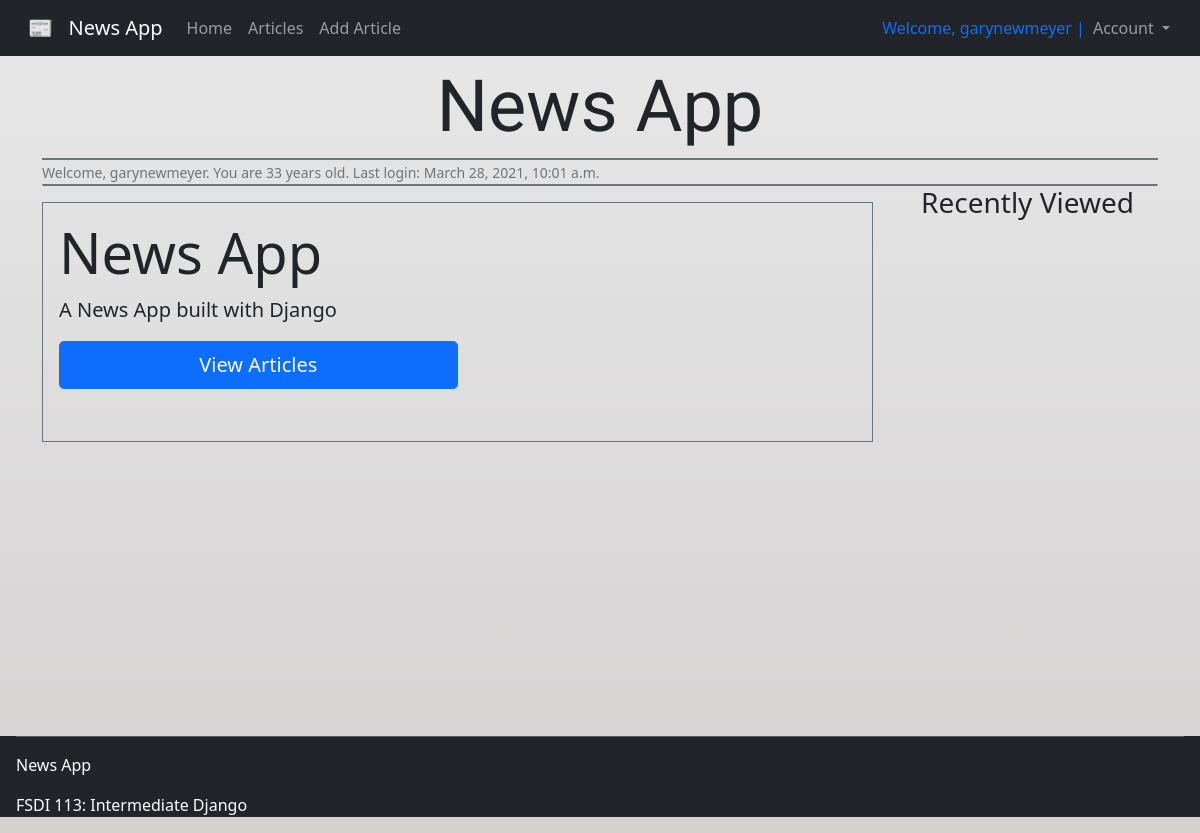
Before: / (signed in) with the older database file.
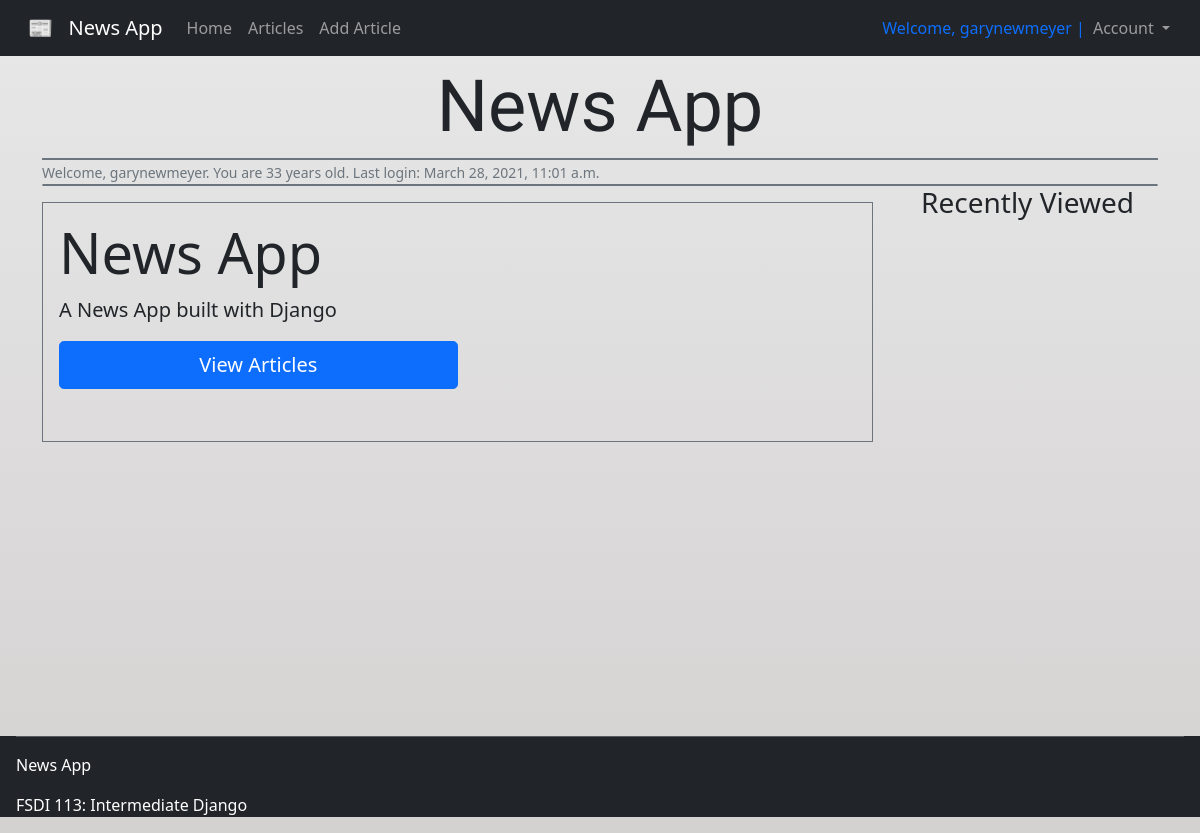
After: the same page with the newer database file.
### accounts/models.py (models this page shows)
class CustomUser(AbstractUser):
    age = models.PositiveIntegerField(null=True, blank=True)

### pages/views.py (the view)
# urls.py: path('', HomePageView.as_view(), name='home'),
class HomePageView(TemplateView):
    template_name = 'home.html'

### templates/home.html (shortened to what this page needs)
{% extends "base.html" %}
{% block content %}
<div class="container pt-3">
    <h1 class="display-2 mt-5 text-center g-font">News App</h1>
    <div class="divider bg-primary border border-secondary"></div>
    {% if user.is_authenticated %}
    <div>
        <small class="text-muted">Welcome, {{user.username}}. You are {{user.age}} years old. Last login: {{user.last_login}}</small>
    </div>
    <div class="all-pages border border-secondary rounded"></div>
    <div class="row">
        <div class="col-9">
            <div class="jumbotron jumbotron-fluid border border-secondary mt-3 p-3">
                <h1 class="display-4">News App</h1>
                <p class="lead">A News App built with Django</p>
                <p class="lead"><a href="{% url 'all_articles' %}" class="btn btn-lg btn-primary w-50">View Articles</a></p>
            </div>
        </div>
        <div class="col text-center">
            <h3>Recently Viewed</h3>
        </div>
    </div>
    {% endif %}
</div>
{% endblock content %}

### templates/base.html (shortened to what this page needs)
<!DOCTYPE html>
<html lang="en">
<head>
    {% load static %}
    <link rel="stylesheet" href="{% static '/css/styles.css' %}">
    <link href="https://cdn.jsdelivr.net/npm/bootstrap@5.0.0-beta3/dist/css/bootstrap.min.css" rel="stylesheet">
    <link rel="stylesheet" href="https://pro.fontawesome.com/releases/v5.10.0/css/all.css"/>
</head>
<body>
    <nav class="navbar navbar-expand-lg navbar-dark bg-dark fixed-top mb-5">
        <div class="container-fluid">
            <a class="navbar-brand mx-3" href="{% url 'home' %}">📰 &nbsp News App</a>
            <div class="collapse navbar-collapse" id="navbarNav">
                <ul class="navbar-nav">
                    <li class="nav-item">
                        <a class="nav-link" href="{% url 'home' %}">Home</a>
                    </li>
                    <li class="nav-item">
                        <a class="nav-link" href="{% url 'all_articles' %}">Articles</a>
                    </li>
                    <li class="nav-item">
                        <a class="nav-link" href="{% url 'new_article' %}">Add Article</a>
                    </li>
                </ul>
                {% if user.is_authenticated %}
                <ul class="navbar-nav nav-log">
                    <li class="navbar-text text-primary">
                        Welcome, {{user.username}} |
                    </li>
                    <li class="nav-item dropdown">
                        <a class="nav-link dropdown-toggle" href="#" id="navbarDropdown" role="button" data-bs-toggle="dropdown" aria-expanded="false">
                            Account
                        </a>
                    </li>
                </ul>
                {% else %}
                    <span class="navbar-text text-white nav-log">
                        You are not logged in | <a class="text-primary" href="{% url 'login' %}">Login</a>
                        &nbsp| <a class="text-warning" href="{% url 'signup' %}">Register</a>
                        &nbsp| <a class="text-danger" href="{% url 'password_reset' %}">Reset Password</a>
                    </span>
                {% endif %}
            </div>
    </div>
    </nav>
    <main>
        {% block content %}
        {% endblock content %}
    </main>
    <footer class="px-3 text-white bg-dark">
        <hr>
        <p>News App</p>
        <p>FSDI 113: Intermediate Django</p>
    </footer>
</body>
</html>

Changed rows visible on the page:
changed CustomUser "garynewmeyer": last_login "March 28, 2021, 10:01 a.m." → "March 28, 2021, 11:01 a.m."
